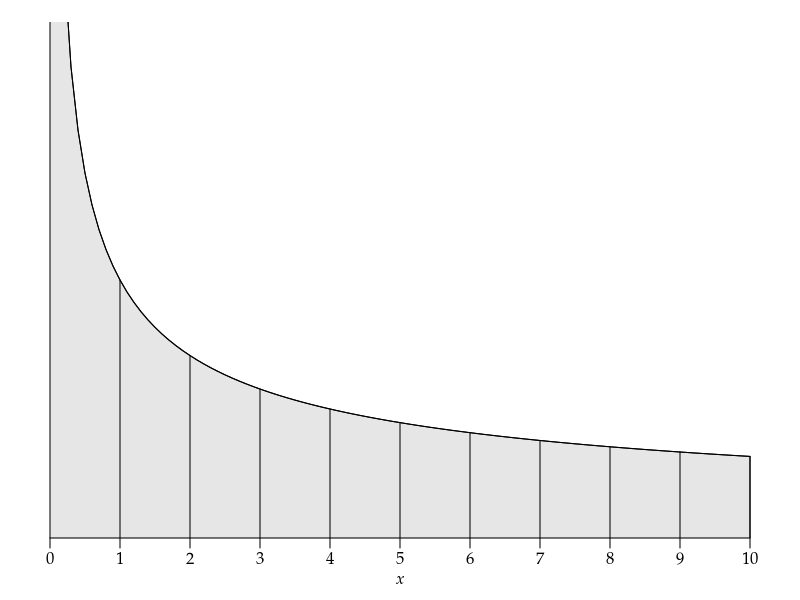

This figure's R source: (Note: this script raises an error after producing the figure.)
args = commandArgs()
basename = sub(".R$", "", sub("^--file=(.*/)?", "", args[grep("^--file=", args)]))
if (length(basename) != 0)
    pdf(file=paste0(basename, "_tmp.pdf"), colormodel="gray", width=7, height=4)
# par(family="HiraKakuProN-W3")
par(family="Palatino")
par(mgp=c(1.5,0.5,0)) # title and axis margins. default: c(3,1,0)
par(mar=c(3,1,1,1)+0.1) # bottom, left, top, right margins. default: c(5,4,4,2)+0.1
plot(NULL, xlim=c(0,10), ylim=c(0,2),
     xlab=expression(italic(x)), ylab="", yaxs="i", axes=FALSE)
axis(1, at=0:10, labels=0:10)
x = seq(0, 10, 0.1)
y = pmin(3, sapply(x, function(x) 1/sqrt(x)))
polygon(c(x,x[length(x)],x[1]), c(y,0,0), col=gray(0.9))
segments(1:10, 0, 1:10, 1/sqrt(1:10))
curve(1/sqrt(x), add=TRUE)
dev.off()
embedFonts(paste0(basename, "_tmp.pdf"), outfile=paste0(basename, ".pdf"),
           options="-c \"<</NeverEmbed []>> setdistillerparams\" -f ")
